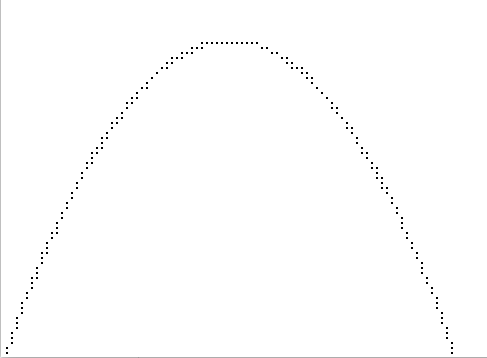

Reproduce this figure in Python.
# projectile.py  25/04/2017  D.J.Whale
#
# A Python implementation of the Variable Duty Cycle algorithm
# implementing a simple projectile plotter
#
# Idea from:
# https://archive.org/stream/byte-magazine-1981-10/1981_10_BYTE_06-10_Local_Networks#page/n389/mode/2up

# Original Pseudo Code
#  C horizontal duty counter
#  D vertical duty counter
#  H horizontal duty cycle (velocity)
#  V vertical duty cycle (velocity)
#  M duty master

# C := C - H
# if C < 0
# then do
#     <move projectile one cell to the right>
#     C := C + M
# end
# D := D - V
# if D < 0
# then do
#    <move projectile one cell up>
#    D := C + M     #NOTE: should be D := D + M??
# end
# else if D >= M    #NOTE: indentation fixed from original code
# then do
#    <move projectile one cell down>
#    D := D - M
# end
# <decrease V by a fixed amount>

import time

try:
    ask = raw_input # python2
except AttributeError:
    ask = input #python3

duty_counter_h   = 0     # C
duty_counter_v   = 0     # D
duty_cycle_h     = 45    # H horizontal velocity (rightwards direction)
duty_cycle_v     = 125    # V vertical velocity (75 in upwards direction)
v_adjust         = -1    # amount to adjust V by each time round loop
duty_master      = 125   # M
x                = 0     # x position of projectile
y                = 0     # y position of projectile

LOOP_RATE        = None     # run the loop as fast as possible

timer = None
screen = None

def sync_wait(rate_sec):
    global timer

    if rate_sec is None:
        return

    while True:
        now = time.time()
        if timer is None or now > timer:
            timer = now + rate_sec
            return

def output(x,y):
    global screen
    if screen is None:
        from screen import Screen
        screen = Screen()
        screen.start()

    screen.plot(x, screen.height - y)

while y >= 0: # stop when projectile hits ground
    sync_wait(LOOP_RATE)

    # VDC#1 for x movement
    duty_counter_h -= duty_cycle_h
    if duty_counter_h < 0:
        x += 1 # move one cell to the right
        duty_counter_h += duty_master

    # VDC#2 for y movement
    duty_counter_v -= duty_cycle_v
    if duty_counter_v < 0:
        y += 1 # move one cell up
        duty_counter_v += duty_master
    elif duty_counter_v >= duty_master:
        y -= 1 # move one cell down
        duty_counter_v -= duty_master

    # vertical velocity adustment due to gravity
    duty_cycle_v += v_adjust
    #print(duty_cycle_v)

    output(x*5, y*5)

ask("finished?")
# END
